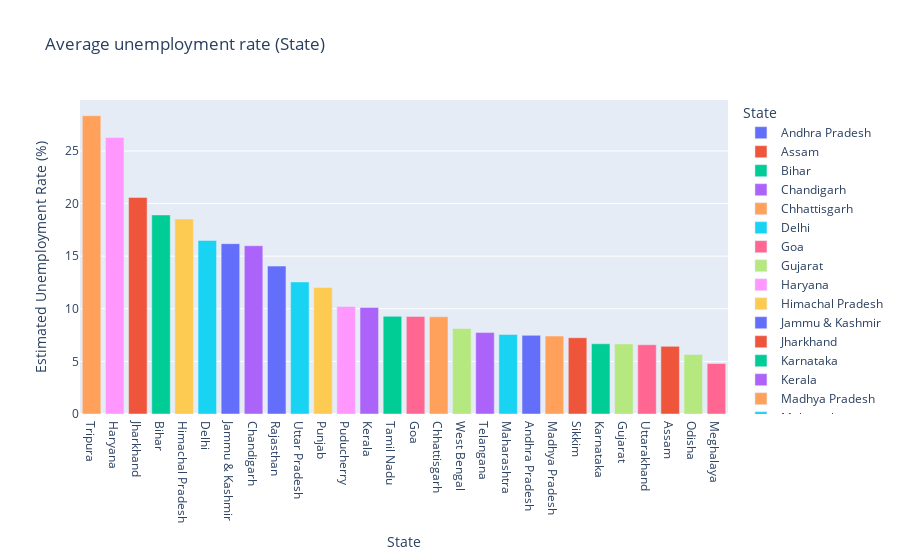

Notebook cell for this chart:
### Code cell
fig = px.bar(state,x='State',y=' Estimated Unemployment Rate (%)',color='State',title='Average unemployment rate (State)')
fig.update_layout(xaxis={'categoryorder':'total descending'})
fig.show()

### Figure 1 — Plotly figure (JSON) as saved in the notebook; plotly's stock layout.template omitted (floating-point values rounded to 4 significant figures)
{"data": [{"alignmentgroup": "True", "hovertemplate": "State=%{x}<br> Estimated Unemployment Rate (%)=%{y}<extra></extra>", "legendgroup": "Andhra Pradesh", "marker": {"color": "#636efa", "pattern": {"shape": ""}}, "name": "Andhra Pradesh", "offsetgroup": "Andhra Pradesh", "orientation": "v", "showlegend": true, "textposition": "auto", "type": "bar", "x": ["Andhra Pradesh"], "xaxis": "x", "y": [7.477], "yaxis": "y"}, {"alignmentgroup": "True", "hovertemplate": "State=%{x}<br> Estimated Unemployment Rate (%)=%{y}<extra></extra>", "legendgroup": "Assam", "marker": {"color": "#EF553B", "pattern": {"shape": ""}}, "name": "Assam", "offsetgroup": "Assam", "orientation": "v", "showlegend": true, "textposition": "auto", "type": "bar", "x": ["Assam"], "xaxis": "x", "y": [6.428], "yaxis": "y"}, {"alignmentgroup": "True", "hovertemplate": "State=%{x}<br> Estimated Unemployment Rate (%)=%{y}<extra></extra>", "legendgroup": "Bihar", "marker": {"color": "#00cc96", "pattern": {"shape": ""}}, "name": "Bihar", "offsetgroup": "Bihar", "orientation": "v", "showlegend": true, "textposition": "auto", "type": "bar", "x": ["Bihar"], "xaxis": "x", "y": [18.92], "yaxis": "y"}, {"alignmentgroup": "True", "hovertemplate": "State=%{x}<br> Estimated Unemployment Rate (%)=%{y}<extra></extra>", "legendgroup": "Chandigarh", "marker": {"color": "#ab63fa", "pattern": {"shape": ""}}, "name": "Chandigarh", "offsetgroup": "Chandigarh", "orientation": "v", "showlegend": true, "textposition": "auto", "type": "bar", "x": ["Chandigarh"], "xaxis": "x", "y": [15.99], "yaxis": "y"}, {"alignmentgroup": "True", "hovertemplate": "State=%{x}<br> Estimated Unemployment Rate (%)=%{y}<extra></extra>", "legendgroup": "Chhattisgarh", "marker": {"color": "#FFA15A", "pattern": {"shape": ""}}, "name": "Chhattisgarh", "offsetgroup": "Chhattisgarh", "orientation": "v", "showlegend": true, "textposition": "auto", "type": "bar", "x": ["Chhattisgarh"], "xaxis": "x", "y": [9.24], "yaxis": "y"}, {"alignmentgroup": "True", "hovertemplate": "State=%{x}<br> Estimated Unemployment Rate (%)=%{y}<extra></extra>", "legendgroup": "Delhi", "marker": {"color": "#19d3f3", "pattern": {"shape": ""}}, "name": "Delhi", "offsetgroup": "Delhi", "orientation": "v", "showlegend": true, "textposition": "auto", "type": "bar", "x": ["Delhi"], "xaxis": "x", "y": [16.5], "yaxis": "y"}, {"alignmentgroup": "True", "hovertemplate": "State=%{x}<br> Estimated Unemployment Rate (%)=%{y}<extra></extra>", "legendgroup": "Goa", "marker": {"color": "#FF6692", "pattern": {"shape": ""}}, "name": "Goa", "offsetgroup": "Goa", "orientation": "v", "showlegend": true, "textposition": "auto", "type": "bar", "x": ["Goa"], "xaxis": "x", "y": [9.274], "yaxis": "y"}, {"alignmentgroup": "True", "hovertemplate": "State=%{x}<br> Estimated Unemployment Rate (%)=%{y}<extra></extra>", "legendgroup": "Gujarat", "marker": {"color": "#B6E880", "pattern": {"shape": ""}}, "name": "Gujarat", "offsetgroup": "Gujarat", "orientation": "v", "showlegend": true, "textposition": "auto", "type": "bar", "x": ["Gujarat"], "xaxis": "x", "y": [6.664], "yaxis": "y"}, {"alignmentgroup": "True", "hovertemplate": "State=%{x}<br> Estimated Unemployment Rate (%)=%{y}<extra></extra>", "legendgroup": "Haryana", "marker": {"color": "#FF97FF", "pattern": {"shape": ""}}, "name": "Haryana", "offsetgroup": "Haryana", "orientation": "v", "showlegend": true, "textposition": "auto", "type": "bar", "x": ["Haryana"], "xaxis": "x", "y": [26.28], "yaxis": "y"}, {"alignmentgroup": "True", "hovertemplate": "State=%{x}<br> Estimated Unemployment Rate (%)=%{y}<extra></extra>", "legendgroup": "Himachal Pradesh", "marker": {"color": "#FECB52", "pattern": {"shape": ""}}, "name": "Himachal Pradesh", "offsetgroup": "Himachal Pradesh", "orientation": "v", "showlegend": true, "textposition": "auto", "type": "bar", "x": ["Himachal Pradesh"], "xaxis": "x", "y": [18.54], "yaxis": "y"}, {"alignmentgroup": "True", "hovertemplate": "State=%{x}<br> Estimated Unemployment Rate (%)=%{y}<extra></extra>", "legendgroup": "Jammu & Kashmir", "marker": {"color": "#636efa", "pattern": {"shape": ""}}, "name": "Jammu & Kashmir", "offsetgroup": "Jammu & Kashmir", "orientation": "v", "showlegend": true, "textposition": "auto", "type": "bar", "x": ["Jammu & Kashmir"], "xaxis": "x", "y": [16.19], "yaxis": "y"}, {"alignmentgroup": "True", "hovertemplate": "State=%{x}<br> Estimated Unemployment Rate (%)=%{y}<extra></extra>", "legendgroup": "Jharkhand", "marker": {"color": "#EF553B", "pattern": {"shape": ""}}, "name": "Jharkhand", "offsetgroup": "Jharkhand", "orientation": "v", "showlegend": true, "textposition": "auto", "type": "bar", "x": ["Jharkhand"], "xaxis": "x", "y": [20.59], "yaxis": "y"}, {"alignmentgroup": "True", "hovertemplate": "State=%{x}<br> Estimated Unemployment Rate (%)=%{y}<extra></extra>", "legendgroup": "Karnataka", "marker": {"color": "#00cc96", "pattern": {"shape": ""}}, "name": "Karnataka", "offsetgroup": "Karnataka", "orientation": "v", "showlegend": true, "textposition": "auto", "type": "bar", "x": ["Karnataka"], "xaxis": "x", "y": [6.676], "yaxis": "y"}, {"alignmentgroup": "True", "hovertemplate": "State=%{x}<br> Estimated Unemployment Rate (%)=%{y}<extra></extra>", "legendgroup": "Kerala", "marker": {"color": "#ab63fa", "pattern": {"shape": ""}}, "name": "Kerala", "offsetgroup": "Kerala", "orientation": "v", "showlegend": true, "textposition": "auto", "type": "bar", "x": ["Kerala"], "xaxis": "x", "y": [10.12], "yaxis": "y"}, {"alignmentgroup": "True", "hovertemplate": "State=%{x}<br> Estimated Unemployment Rate (%)=%{y}<extra></extra>", "legendgroup": "Madhya Pradesh", "marker": {"color": "#FFA15A", "pattern": {"shape": ""}}, "name": "Madhya Pradesh", "offsetgroup": "Madhya Pradesh", "orientation": "v", "showlegend": true, "textposition": "auto", "type": "bar", "x": ["Madhya Pradesh"], "xaxis": "x", "y": [7.406], "yaxis": "y"}, {"alignmentgroup": "True", "hovertemplate": "State=%{x}<br> Estimated Unemployment Rate (%)=%{y}<extra></extra>", "legendgroup": "Maharashtra", "marker": {"color": "#19d3f3", "pattern": {"shape": ""}}, "name": "Maharashtra", "offsetgroup": "Maharashtra", "orientation": "v", "showlegend": true, "textposition": "auto", "type": "bar", "x": ["Maharashtra"], "xaxis": "x", "y": [7.558], "yaxis": "y"}, {"alignmentgroup": "True", "hovertemplate": "State=%{x}<br> Estimated Unemployment Rate (%)=%{y}<extra></extra>", "legendgroup": "Meghalaya", "marker": {"color": "#FF6692", "pattern": {"shape": ""}}, "name": "Meghalaya", "offsetgroup": "Meghalaya", "orientation": "v", "showlegend": true, "textposition": "auto", "type": "bar", "x": ["Meghalaya"], "xaxis": "x", "y": [4.799], "yaxis": "y"}, {"alignmentgroup": "True", "hovertemplate": "State=%{x}<br> Estimated Unemployment Rate (%)=%{y}<extra></extra>", "legendgroup": "Odisha", "marker": {"color": "#B6E880", "pattern": {"shape": ""}}, "name": "Odisha", "offsetgroup": "Odisha", "orientation": "v", "showlegend": true, "textposition": "auto", "type": "bar", "x": ["Odisha"], "xaxis": "x", "y": [5.658], "yaxis": "y"}, {"alignmentgroup": "True", "hovertemplate": "State=%{x}<br> Estimated Unemployment Rate (%)=%{y}<extra></extra>", "legendgroup": "Puducherry", "marker": {"color": "#FF97FF", "pattern": {"shape": ""}}, "name": "Puducherry", "offsetgroup": "Puducherry", "orientation": "v", "showlegend": true, "textposition": "auto", "type": "bar", "x": ["Puducherry"], "xaxis": "x", "y": [10.22], "yaxis": "y"}, {"alignmentgroup": "True", "hovertemplate": "State=%{x}<br> Estimated Unemployment Rate (%)=%{y}<extra></extra>", "legendgroup": "Punjab", "marker": {"color": "#FECB52", "pattern": {"shape": ""}}, "name": "Punjab", "offsetgroup": "Punjab", "orientation": "v", "showlegend": true, "textposition": "auto", "type": "bar", "x": ["Punjab"], "xaxis": "x", "y": [12.03], "yaxis": "y"}, {"alignmentgroup": "True", "hovertemplate": "State=%{x}<br> Estimated Unemployment Rate (%)=%{y}<extra></extra>", "legendgroup": "Rajasthan", "marker": {"color": "#636efa", "pattern": {"shape": ""}}, "name": "Rajasthan", "offsetgroup": "Rajasthan", "orientation": "v", "showlegend": true, "textposition": "auto", "type": "bar", "x": ["Rajasthan"], "xaxis": "x", "y": [14.06], "yaxis": "y"}, {"alignmentgroup": "True", "hovertemplate": "State=%{x}<br> Estimated Unemployment Rate (%)=%{y}<extra></extra>", "legendgroup": "Sikkim", "marker": {"color": "#EF553B", "pattern": {"shape": ""}}, "name": "Sikkim", "offsetgroup": "Sikkim", "orientation": "v", "showlegend": true, "textposition": "auto", "type": "bar", "x": ["Sikkim"], "xaxis": "x", "y": [7.249], "yaxis": "y"}, {"alignmentgroup": "True", "hovertemplate": "State=%{x}<br> Estimated Unemployment Rate (%)=%{y}<extra></extra>", "legendgroup": "Tamil Nadu", "marker": {"color": "#00cc96", "pattern": {"shape": ""}}, "name": "Tamil Nadu", "offsetgroup": "Tamil Nadu", "orientation": "v", "showlegend": true, "textposition": "auto", "type": "bar", "x": ["Tamil Nadu"], "xaxis": "x", "y": [9.284], "yaxis": "y"}, {"alignmentgroup": "True", "hovertemplate": "State=%{x}<br> Estimated Unemployment Rate (%)=%{y}<extra></extra>", "legendgroup": "Telangana", "marker": {"color": "#ab63fa", "pattern": {"shape": ""}}, "name": "Telangana", "offsetgroup": "Telangana", "orientation": "v", "showlegend": true, "textposition": "auto", "type": "bar", "x": ["Telangana"], "xaxis": "x", "y": [7.738], "yaxis": "y"}, {"alignmentgroup": "True", "hovertemplate": "State=%{x}<br> Estimated Unemployment Rate (%)=%{y}<extra></extra>", "legendgroup": "Tripura", "marker": {"color": "#FFA15A", "pattern": {"shape": ""}}, "name": "Tripura", "offsetgroup": "Tripura", "orientation": "v", "showlegend": true, "textposition": "auto", "type": "bar", "x": ["Tripura"], "xaxis": "x", "y": [28.35], "yaxis": "y"}, {"alignmentgroup": "True", "hovertemplate": "State=%{x}<br> Estimated Unemployment Rate (%)=%{y}<extra></extra>", "legendgroup": "Uttar Pradesh", "marker": {"color": "#19d3f3", "pattern": {"shape": ""}}, "name": "Uttar Pradesh", "offsetgroup": "Uttar Pradesh", "orientation": "v", "showlegend": true, "textposition": "auto", "type": "bar", "x": ["Uttar Pradesh"], "xaxis": "x", "y": [12.55], "yaxis": "y"}, {"alignmentgroup": "True", "hovertemplate": "State=%{x}<br> Estimated Unemployment Rate (%)=%{y}<extra></extra>", "legendgroup": "Uttarakhand", "marker": {"color": "#FF6692", "pattern": {"shape": ""}}, "name": "Uttarakhand", "offsetgroup": "Uttarakhand", "orientation": "v", "showlegend": true, "textposition": "auto", "type": "bar", "x": ["Uttarakhand"], "xaxis": "x", "y": [6.583], "yaxis": "y"}, {"alignmentgroup": "True", "hovertemplate": "State=%{x}<br> Estimated Unemployment Rate (%)=%{y}<extra></extra>", "legendgroup": "West Bengal", "marker": {"color": "#B6E880", "pattern": {"shape": ""}}, "name": "West Bengal", "offsetgroup": "West Bengal", "orientation": "v", "showlegend": true, "textposition": "auto", "type": "bar", "x": ["West Bengal"], "xaxis": "x", "y": [8.125], "yaxis": "y"}], "layout": {"autosize": true, "barmode": "relative", "legend": {"title": {"text": "State"}, "tracegroupgap": 0}, "title": {"text": "Average unemployment rate (State)"}, "xaxis": {"anchor": "y", "autorange": true, "categoryarray": ["Andhra Pradesh", "Assam", "Bihar", "Chandigarh", "Chhattisgarh", "Delhi", "Goa", "Gujarat", "Haryana", "Himachal Pradesh", "Jammu & Kashmir", "Jharkhand", "Karnataka", "Kerala", "Madhya Pradesh", "Maharashtra", "Meghalaya", "Odisha", "Puducherry", "Punjab", "Rajasthan", "Sikkim", "Tamil Nadu", "Telangana", "Tripura", "Uttar Pradesh", "Uttarakhand", "West Bengal"], "categoryorder": "total descending", "domain": [0, 1], "range": [-0.5, 27.5], "title": {"text": "State"}, "type": "category"}, "yaxis": {"anchor": "x", "autorange": true, "domain": [0, 1], "range": [0, 29.84], "title": {"text": " Estimated Unemployment Rate (%)"}, "type": "linear"}}}
